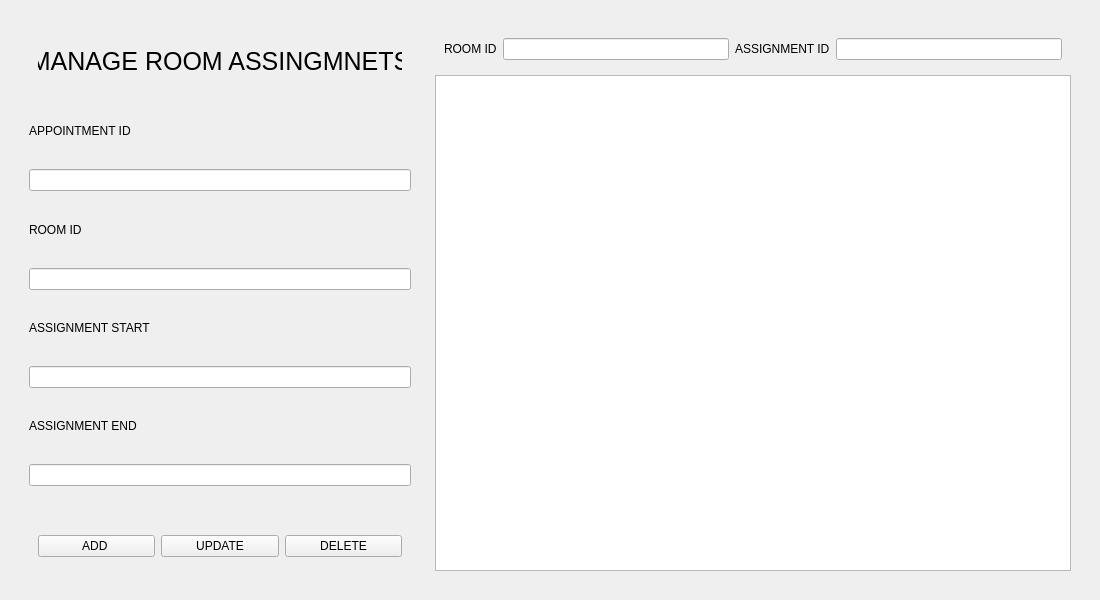
<?xml version="1.0" encoding="UTF-8"?>
<ui version="4.0">
 <class>Frame</class>
 <widget class="QFrame" name="Frame">
  <property name="geometry">
   <rect>
    <x>0</x>
    <y>0</y>
    <width>1100</width>
    <height>600</height>
   </rect>
  </property>
  <property name="windowTitle">
   <string>Frame</string>
  </property>
  <layout class="QGridLayout" name="gridLayout">
   <item row="0" column="0">
    <widget class="QWidget" name="widget" native="true">
     <layout class="QHBoxLayout" name="horizontalLayout">
      <item>
       <widget class="QWidget" name="widget_2" native="true">
        <property name="maximumSize">
         <size>
          <width>400</width>
          <height>16777215</height>
         </size>
        </property>
        <layout class="QHBoxLayout" name="horizontalLayout_3">
         <item>
          <layout class="QVBoxLayout" name="verticalLayout_2">
           <item>
            <widget class="QWidget" name="widget_6" native="true">
             <property name="maximumSize">
              <size>
               <width>16777215</width>
               <height>80</height>
              </size>
             </property>
             <layout class="QHBoxLayout" name="horizontalLayout_9">
              <item>
               <layout class="QHBoxLayout" name="horizontalLayout_8">
                <item>
                 <widget class="QLabel" name="title_label">
                  <property name="font">
                   <font>
                    <pointsize>19</pointsize>
                   </font>
                  </property>
                  <property name="text">
                   <string>MANAGE ROOM ASSINGMNETS</string>
                  </property>
                  <property name="alignment">
                   <set>Qt::AlignmentFlag::AlignCenter</set>
                  </property>
                 </widget>
                </item>
               </layout>
              </item>
             </layout>
            </widget>
           </item>
           <item>
            <widget class="QLabel" name="as_ap_id_label">
             <property name="text">
              <string>APPOINTMENT ID</string>
             </property>
            </widget>
           </item>
           <item>
            <widget class="QLineEdit" name="as_ap_id_input"/>
           </item>
           <item>
            <widget class="QLabel" name="as_room_id_label">
             <property name="text">
              <string>ROOM ID</string>
             </property>
            </widget>
           </item>
           <item>
            <widget class="QLineEdit" name="as_room_id_input"/>
           </item>
           <item>
            <widget class="QLabel" name="as_assignment_start_label">
             <property name="text">
              <string>ASSIGNMENT START</string>
             </property>
            </widget>
           </item>
           <item>
            <widget class="QLineEdit" name="as_assignment_start_input"/>
           </item>
           <item>
            <widget class="QLabel" name="as_assignment_end_label">
             <property name="text">
              <string>ASSIGNMENT END</string>
             </property>
            </widget>
           </item>
           <item>
            <widget class="QLineEdit" name="as_assignment_end_input"/>
           </item>
           <item>
            <widget class="QLabel" name="admin_message_label">
             <property name="maximumSize">
              <size>
               <width>16777215</width>
               <height>23</height>
              </size>
             </property>
             <property name="text">
              <string/>
             </property>
            </widget>
           </item>
           <item>
            <widget class="QWidget" name="widget_4" native="true">
             <property name="maximumSize">
              <size>
               <width>16777215</width>
               <height>50</height>
              </size>
             </property>
             <layout class="QHBoxLayout" name="horizontalLayout_6">
              <item>
               <layout class="QHBoxLayout" name="horizontalLayout_5">
                <item>
                 <widget class="QPushButton" name="admin_add_button">
                  <property name="text">
                   <string>ADD </string>
                  </property>
                 </widget>
                </item>
                <item>
                 <widget class="QPushButton" name="admin_update_button">
                  <property name="text">
                   <string>UPDATE</string>
                  </property>
                 </widget>
                </item>
                <item>
                 <widget class="QPushButton" name="admin_delete_button">
                  <property name="text">
                   <string>DELETE</string>
                  </property>
                 </widget>
                </item>
               </layout>
              </item>
             </layout>
            </widget>
           </item>
          </layout>
         </item>
        </layout>
       </widget>
      </item>
      <item>
       <widget class="QWidget" name="widget_3" native="true">
        <property name="minimumSize">
         <size>
          <width>0</width>
          <height>0</height>
         </size>
        </property>
        <layout class="QGridLayout" name="gridLayout_2">
         <item row="1" column="0">
          <widget class="QTableView" name="tableView">
           <property name="minimumSize">
            <size>
             <width>0</width>
             <height>0</height>
            </size>
           </property>
           <property name="maximumSize">
            <size>
             <width>1300</width>
             <height>1300</height>
            </size>
           </property>
          </widget>
         </item>
         <item row="0" column="0">
          <widget class="QWidget" name="widget_5" native="true">
           <layout class="QHBoxLayout" name="horizontalLayout_4">
            <item>
             <layout class="QHBoxLayout" name="horizontalLayout_2">
              <item>
               <widget class="QLabel" name="as_search_room_id_label">
                <property name="text">
                 <string>ROOM ID</string>
                </property>
               </widget>
              </item>
              <item>
               <widget class="QLineEdit" name="as_search_room_id_input"/>
              </item>
              <item>
               <widget class="QLabel" name="as_search_id_label">
                <property name="text">
                 <string>ASSIGNMENT ID</string>
                </property>
               </widget>
              </item>
              <item>
               <widget class="QLineEdit" name="as_search_id_input_2"/>
              </item>
             </layout>
            </item>
           </layout>
          </widget>
         </item>
        </layout>
       </widget>
      </item>
     </layout>
    </widget>
   </item>
  </layout>
 </widget>
 <resources/>
 <connections/>
</ui>
